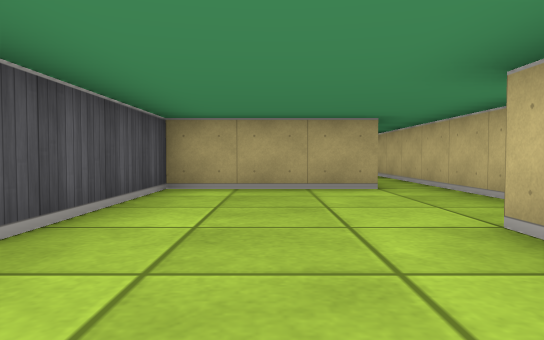
view 1 (above)

16 first-person views from a walk through a cub3D ray-caster map. The camera is about half as high as the walls, tilts 2° down and sees 70° across. The floor is counted in squares. Each view is taken from the middle of a square. On the plan, view 1 faces up. The plan holds only what a view shows up to about 9 squares ahead; the rest is blank.

view 2
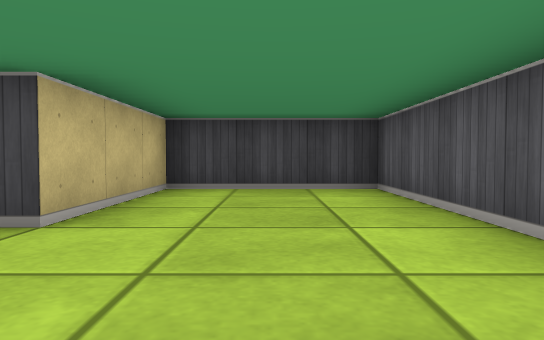

view 3
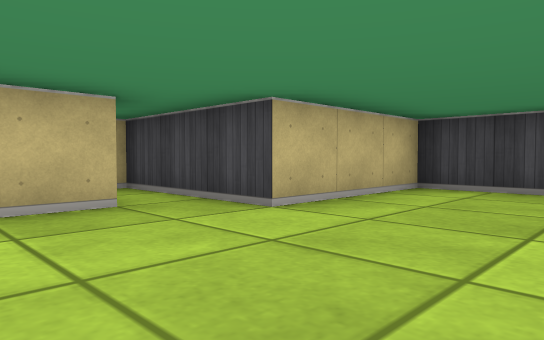

view 4
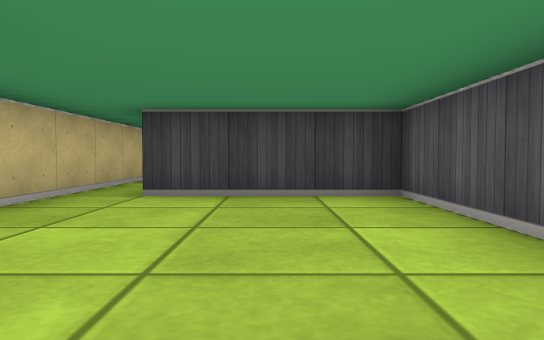

view 5
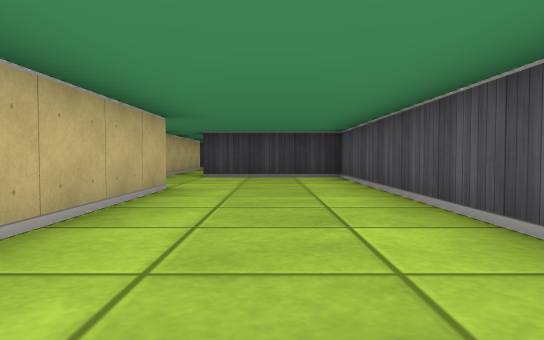

view 6
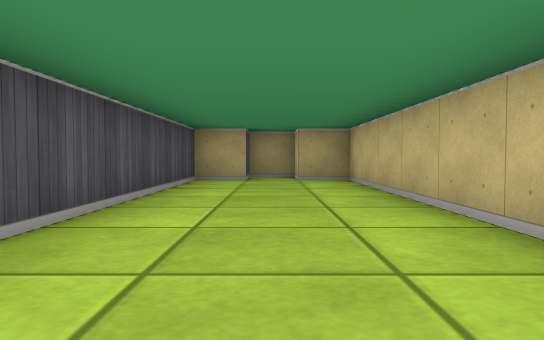

view 7
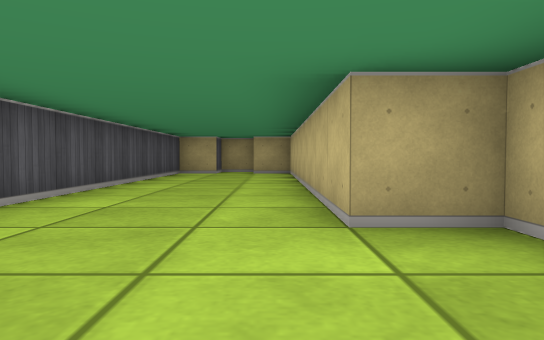

view 8
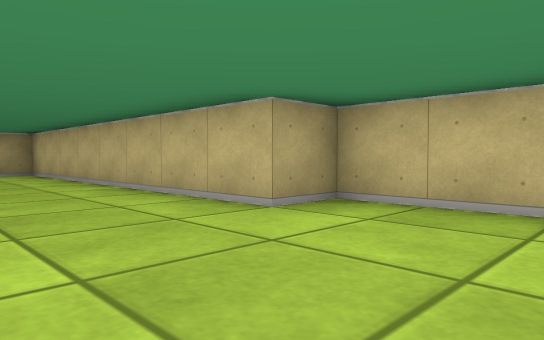

view 9
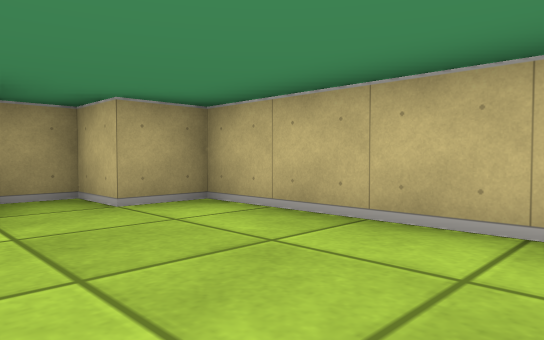

view 10
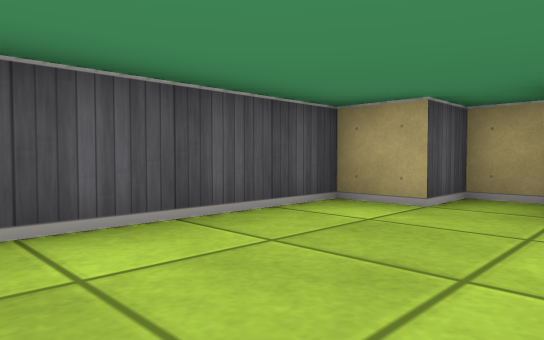

view 11
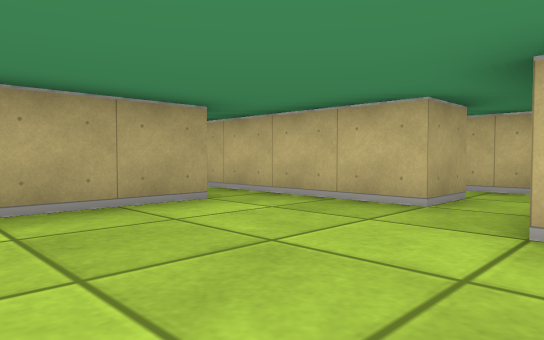

view 12
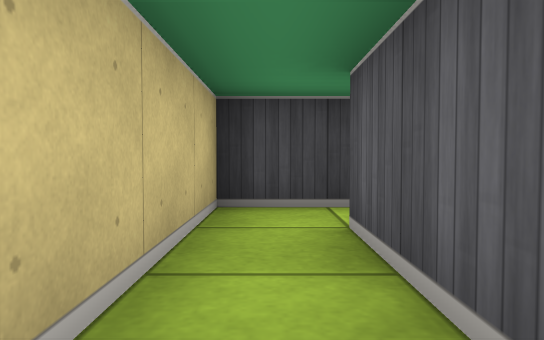

view 13
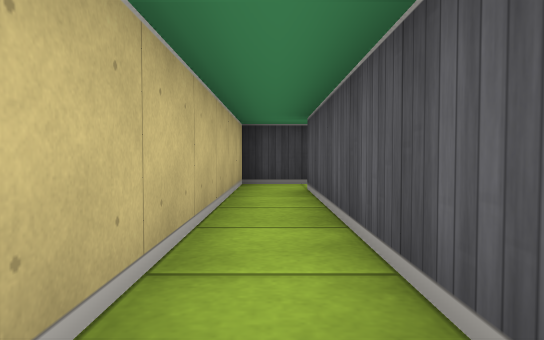

view 14
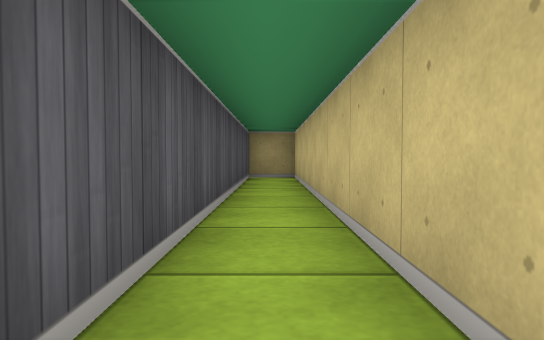

view 15
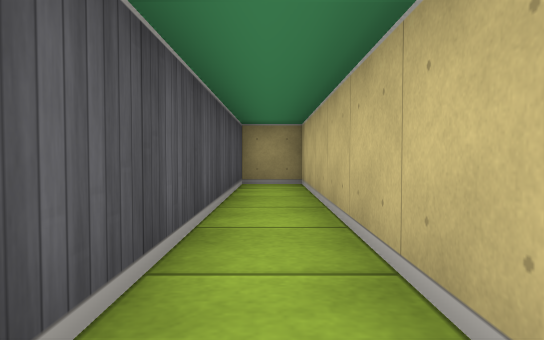

view 16
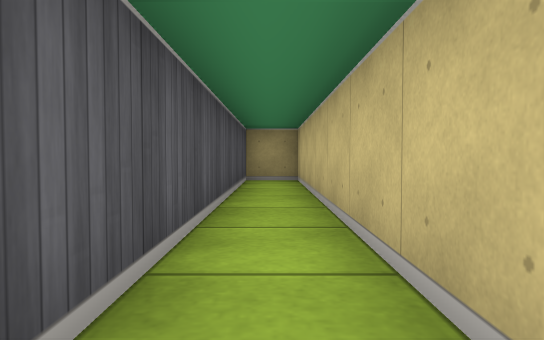

### Floor plan
Points are (right, up) in squares from view 1. A wall is a line through its corners. A room is listed if a view was taken in it or the views show most of it. See-through windows are left out.
Room 1 (views 1, 2, 3, 11)
walls: (2.5, 3.5) (2.5, 5.5); (1.6, 5.5) (-1.5, 5.5) (-1.5, -0.5) (1.5, -0.5) (1.5, 2.5) (2.5, 2.5)
ways out: opening at (2, 6) to room 2; opening at (3, 3) to room 3
Room 2 (views 4, 5, 6, 7, 8, 9, 10)
walls: (2.5, 5.5) (2.5, 11.5) (1.5, 11.5) (1.5, 19.5) (0.5, 19.5) (0.5, 20.5) (-0.5, 20.5) (-0.5, 19.5) (-1.5, 19.5) (-1.5, 8.5) (1.5, 8.5)
ways out: opening at (2, 6) to room 1
Room 3 (views 12, 13, 14, 15, 16)
walls: (2.5, 2.5) (4.5, 2.5) (4.5, 14.5) (3.5, 14.5) (3.5, 3.5) (2.5, 3.5)
ways out: opening at (3, 3) to room 1

Positions as (right, up) in squares from view 1, and headings:
1: (0, 0), facing up
2: (0, 5), facing down
3: (-1, 5), facing down-right
4: (0, 13), facing down
5: (0, 17), facing down
6: (0, 12), facing up
7: (1, 9), facing up
8: (-1, 9), facing up-right
9: (-1, 16), facing up-right
10: (1, 16), facing up-left
11: (-1, 2), facing up-right
12: (4, 6), facing down
13: (4, 9), facing down
14: (4, 6), facing up
15: (4, 8), facing up
16: (4, 7), facing up
